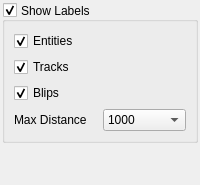
       <widget class="QWidget" name="mVisibilityTab" >
        <property name="accessibleName" >
         <string>Visibility Tab</string>
        </property>
        <attribute name="title" >
         <string>Visibility</string>
        </attribute>
        <layout class="QVBoxLayout" >
         <property name="spacing" >
          <number>2</number>
         </property>
         <property name="margin" >
          <number>2</number>
         </property>
         <item>
          <widget class="QGroupBox" name="mVisLabelGroup" >
           <property name="title" >
            <string>Show Labels</string>
           </property>
           <property name="alignment" >
            <set>Qt::AlignJustify|Qt::AlignVCenter</set>
           </property>
           <property name="checkable" >
            <bool>true</bool>
           </property>
           <layout class="QGridLayout" >
            <item row="0" column="0" colspan="2" >
             <widget class="QCheckBox" name="mVisEntityChk" >
              <property name="text" >
               <string>Entities</string>
              </property>
              <property name="checked" >
               <bool>true</bool>
              </property>
             </widget>
            </item>
            <item row="1" column="0" colspan="2" >
             <widget class="QCheckBox" name="mVisTrackChk" >
              <property name="text" >
               <string>Tracks</string>
              </property>
              <property name="checked" >
               <bool>true</bool>
              </property>
             </widget>
            </item>
            <item row="2" column="0" colspan="2" >
             <widget class="QCheckBox" name="mVisBlipChk" >
              <property name="text" >
               <string>Blips</string>
              </property>
              <property name="checked" >
               <bool>true</bool>
              </property>
             </widget>
            </item>
            <item row="3" column="0" >
             <widget class="QLabel" name="mVisDistLabel" >
              <property name="text" >
               <string>Max Distance</string>
              </property>
             </widget>
            </item>
            <item row="3" column="1" >
             <widget class="QComboBox" name="mVisMaxDistCombo" >
              <property name="currentIndex" >
               <number>3</number>
              </property>
              <item>
               <property name="text" >
                <string>50</string>
               </property>
              </item>
              <item>
               <property name="text" >
                <string>100</string>
               </property>
              </item>
              <item>
               <property name="text" >
                <string>500</string>
               </property>
              </item>
              <item>
               <property name="text" >
                <string>1000</string>
               </property>
              </item>
              <item>
               <property name="text" >
                <string>2500</string>
               </property>
              </item>
              <item>
               <property name="text" >
                <string>5000</string>
               </property>
              </item>
              <item>
               <property name="text" >
                <string>10000</string>
               </property>
              </item>
              <item>
               <property name="text" >
                <string>Unlimited</string>
               </property>
              </item>
             </widget>
            </item>
           </layout>
          </widget>
         </item>
         <item>
          <spacer>
           <property name="orientation" >
            <enum>Qt::Vertical</enum>
           </property>
           <property name="sizeHint" stdset="0" >
            <size>
             <width>20</width>
             <height>40</height>
            </size>
           </property>
          </spacer>
         </item>
        </layout>
       </widget>
